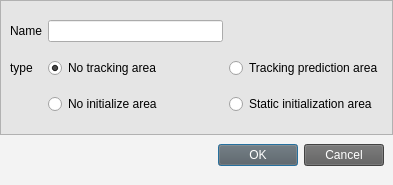
<?xml version="1.0" encoding="UTF-8"?>
<ui version="4.0">
 <class>RadarFeatureZone</class>
 <widget class="QDialog" name="RadarFeatureZone">
  <property name="geometry">
   <rect>
    <x>0</x>
    <y>0</y>
    <width>393</width>
    <height>185</height>
   </rect>
  </property>
  <property name="windowTitle">
   <string>Form</string>
  </property>
  <layout class="QGridLayout" name="gridLayout_2">
   <property name="leftMargin">
    <number>0</number>
   </property>
   <property name="topMargin">
    <number>0</number>
   </property>
   <property name="rightMargin">
    <number>0</number>
   </property>
   <property name="bottomMargin">
    <number>0</number>
   </property>
   <property name="verticalSpacing">
    <number>0</number>
   </property>
   <item row="0" column="0">
    <widget class="QFrame" name="frame">
     <property name="styleSheet">
      <string notr="true">QFrame{
background-color: rgb(229, 229, 229);
}</string>
     </property>
     <property name="frameShape">
      <enum>QFrame::StyledPanel</enum>
     </property>
     <property name="frameShadow">
      <enum>QFrame::Raised</enum>
     </property>
     <layout class="QGridLayout" name="gridLayout">
      <item row="0" column="0">
       <widget class="QLabel" name="nameLabel">
        <property name="text">
         <string>Name</string>
        </property>
       </widget>
      </item>
      <item row="0" column="1">
       <widget class="QLineEdit" name="nameLineEdit">
        <property name="styleSheet">
         <string notr="true"/>
        </property>
       </widget>
      </item>
      <item row="1" column="0">
       <widget class="QLabel" name="typeLabel">
        <property name="text">
         <string>type</string>
        </property>
       </widget>
      </item>
      <item row="1" column="1">
       <widget class="QRadioButton" name="no_track_button">
        <property name="text">
         <string>No tracking area</string>
        </property>
        <property name="checked">
         <bool>true</bool>
        </property>
       </widget>
      </item>
      <item row="1" column="2">
       <widget class="QRadioButton" name="trace_area_button">
        <property name="text">
         <string>Tracking prediction area</string>
        </property>
       </widget>
      </item>
      <item row="2" column="1">
       <widget class="QRadioButton" name="no_initialize_button">
        <property name="text">
         <string>No initialize area</string>
        </property>
       </widget>
      </item>
      <item row="2" column="2">
       <widget class="QRadioButton" name="static_button">
        <property name="text">
         <string>Static initialization area</string>
        </property>
       </widget>
      </item>
     </layout>
    </widget>
   </item>
   <item row="1" column="0">
    <widget class="QFrame" name="frame_2">
     <property name="maximumSize">
      <size>
       <width>16777215</width>
       <height>50</height>
      </size>
     </property>
     <property name="styleSheet">
      <string notr="true">QFrame#frame_2{
background-color: rgb(243, 243, 243);
border:none;
}
QPushButton{
background-color:rgb(92, 92, 92);
color:white;
}</string>
     </property>
     <property name="frameShape">
      <enum>QFrame::NoFrame</enum>
     </property>
     <property name="frameShadow">
      <enum>QFrame::Raised</enum>
     </property>
     <layout class="QHBoxLayout" name="horizontalLayout">
      <property name="topMargin">
       <number>0</number>
      </property>
      <item>
       <spacer name="horizontalSpacer">
        <property name="orientation">
         <enum>Qt::Horizontal</enum>
        </property>
        <property name="sizeHint" stdset="0">
         <size>
          <width>0</width>
          <height>20</height>
         </size>
        </property>
       </spacer>
      </item>
      <item>
       <widget class="QPushButton" name="okBtn">
        <property name="styleSheet">
         <string notr="true"/>
        </property>
        <property name="text">
         <string>OK</string>
        </property>
       </widget>
      </item>
      <item>
       <widget class="QPushButton" name="cancelBtn">
        <property name="text">
         <string>Cancel</string>
        </property>
       </widget>
      </item>
     </layout>
    </widget>
   </item>
  </layout>
 </widget>
 <resources/>
 <connections/>
</ui>
